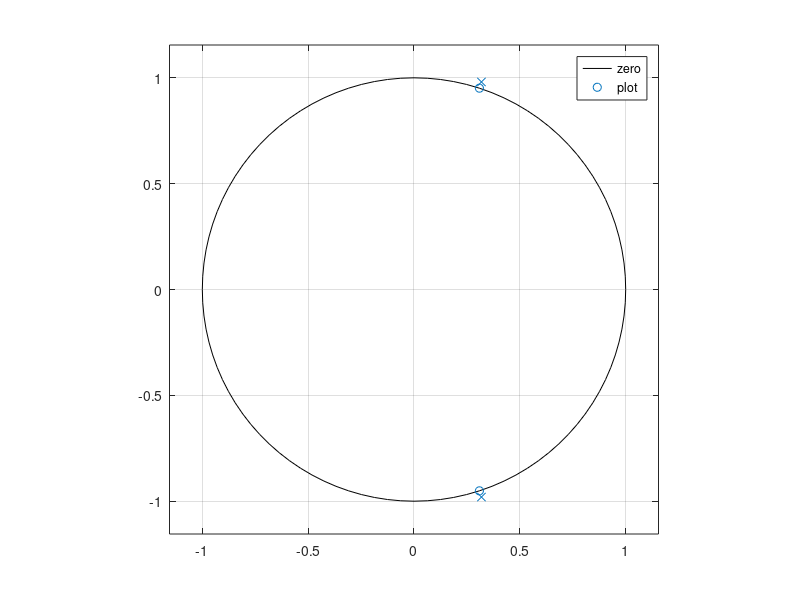
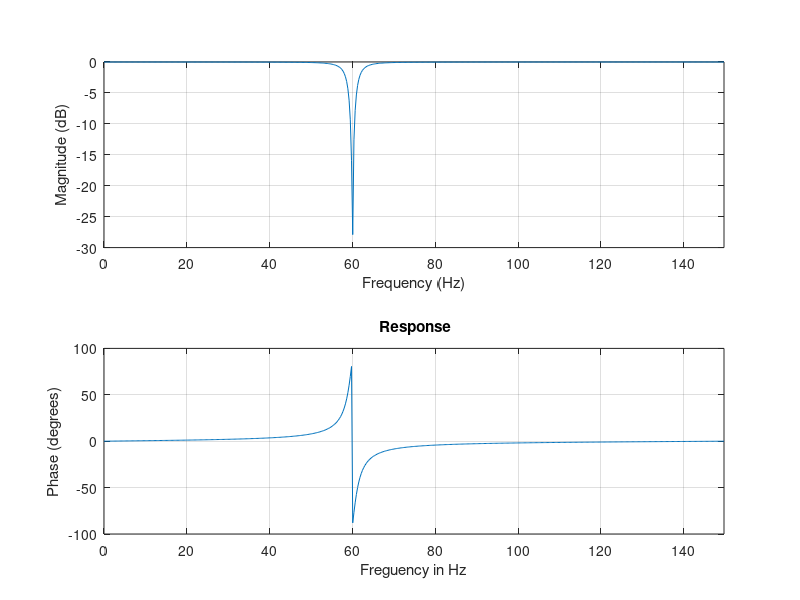
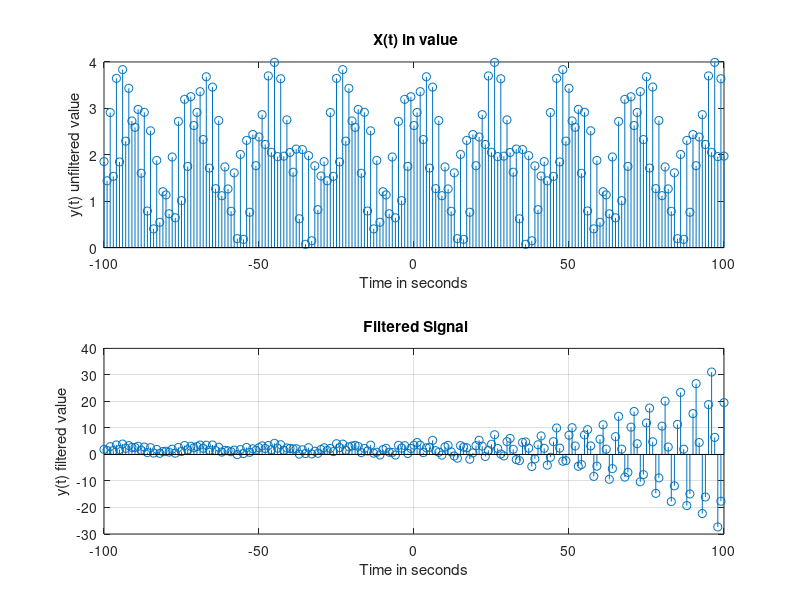

The MATLAB source for these figures, in order:
%{
Integrantes
=========================
Gladys Arias 
Alexis Gavriel
Cristian Rivera 
Andres Vargas (Autor del código del ejercicio_5)
Fecha: Mayo 19, 2019.

Descripción del algoritmo
=========================
algoritmo: The main functionality of the algorithm is filter the specific 
frequencies required, in this case the frequencies to avoid is 60Hz this 
is implemented using a notch filter with two poles and two ceros.
----------------------Variables-------------------------------------
fo=  cut frequency = 60Hz
fs = Sampling Frequency 300Hz
bn = Equation ceros
an = Equation poles
t = time variation

----------------------Equations-------------------------------------
h(z)= (1-2cos(wn)*z^-1+2cos(wn)*z^-2)/(1-2cos(wn)*z^-1+2rcos(wn)*r^2*z^-2)
x = 2+cos(50*(t)+0.5)+sin(60*(t)-1/4); X equation in degrees
%}
function notch()
  t = -100:1:100 ; 
  x = 2+cos(50*(t)+0.5)+sin(60*(t)-1/4);
  fs=300;f0=60;
  g1 = 0.97;
  b0=1; 
  b1=-2*cos(2*pi*f0/fs);
  b2=1;
  r=0.97;
  a0=1;
  a1=-2*r*cos(2*pi*f0/fs)
  a2=r*r;
  b=[b2*g1,b1*g1,b0*g1];
  a=[a2,a1,a0];
  [h,w]=freqz(b,a);
  hf=abs(h);
  y = filter(b,a,x);
  figure(1)
  zplane(b,a);legend('zero','plot'); 
  grid on
  #Plot frequency response equation
  figure(2);
  freqz_plot(w*fs/(2*pi),h);
  title(' Response');
  xlabel('Freguency in Hz');
  grid on;
  #Plot y(t) filtered equation
  figure(3)
  subplot (2, 1, 1);
  stem(t,x);
  title(' X(t) in value');
  xlabel('Time in seconds');
  ylabel('y(t) unfiltered value');
  subplot (2, 1, 2);
  stem(t,y);
  title(' Filtered Signal');
  xlabel('Time in seconds');
  ylabel('y(t) filtered value');
  grid on;
 endfunction